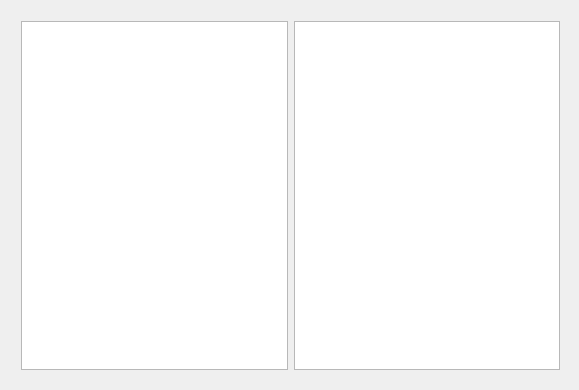
<?xml version="1.0" encoding="UTF-8"?>
<ui version="4.0">
 <class>Dialog</class>
 <widget class="QDialog" name="Dialog">
  <property name="geometry">
   <rect>
    <x>0</x>
    <y>0</y>
    <width>579</width>
    <height>390</height>
   </rect>
  </property>
  <property name="windowTitle">
   <string>Dialog</string>
  </property>
  <widget class="QWidget" name="">
   <property name="geometry">
    <rect>
     <x>10</x>
     <y>10</y>
     <width>561</width>
     <height>371</height>
    </rect>
   </property>
   <layout class="QHBoxLayout" name="horizontalLayout">
    <item>
     <widget class="QTreeView" name="treeView"/>
    </item>
    <item>
     <widget class="QListView" name="listView"/>
    </item>
   </layout>
  </widget>
 </widget>
 <layoutdefault spacing="6" margin="11"/>
 <resources/>
 <connections/>
</ui>
